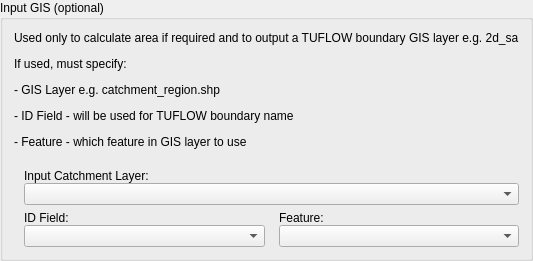
         <widget class="QgsCollapsibleGroupBox" name="mGroupBox">
          <property name="title">
           <string>Input GIS (optional)</string>
          </property>
          <layout class="QVBoxLayout" name="verticalLayout_6">
           <item>
            <widget class="QLabel" name="label">
             <property name="text">
              <string>&lt;html&gt;&lt;head/&gt;&lt;body&gt;&lt;p&gt;Used only to calculate area if required and to output a TUFLOW boundary GIS layer e.g. 2d_sa&lt;/p&gt;&lt;p&gt;If used, must specify:&lt;/p&gt;&lt;p&gt;- GIS Layer e.g. catchment_region.shp&lt;/p&gt;&lt;p&gt;- ID Field - will be used for TUFLOW boundary name&lt;/p&gt;&lt;p&gt;- Feature - which feature in GIS layer to use&lt;br/&gt;&lt;/p&gt;&lt;/body&gt;&lt;/html&gt;</string>
             </property>
            </widget>
           </item>
           <item>
            <layout class="QHBoxLayout" name="horizontalLayout_19">
             <property name="spacing">
              <number>0</number>
             </property>
             <item>
              <spacer name="horizontalSpacer_18">
               <property name="orientation">
                <enum>Qt::Horizontal</enum>
               </property>
               <property name="sizeType">
                <enum>QSizePolicy::Fixed</enum>
               </property>
               <property name="sizeHint" stdset="0">
                <size>
                 <width>10</width>
                 <height>20</height>
                </size>
               </property>
              </spacer>
             </item>
             <item>
              <layout class="QVBoxLayout" name="verticalLayout">
               <item>
                <widget class="QLabel" name="label_2">
                 <property name="text">
                  <string>Input Catchment Layer:</string>
                 </property>
                </widget>
               </item>
               <item>
                <widget class="QComboBox" name="cboInputGIS"/>
               </item>
              </layout>
             </item>
            </layout>
           </item>
           <item>
            <layout class="QHBoxLayout" name="horizontalLayout_2" stretch="0,0,0,0">
             <property name="spacing">
              <number>0</number>
             </property>
             <item>
              <spacer name="horizontalSpacer_19">
               <property name="orientation">
                <enum>Qt::Horizontal</enum>
               </property>
               <property name="sizeType">
                <enum>QSizePolicy::Fixed</enum>
               </property>
               <property name="sizeHint" stdset="0">
                <size>
                 <width>10</width>
                 <height>20</height>
                </size>
               </property>
              </spacer>
             </item>
             <item>
              <layout class="QVBoxLayout" name="verticalLayout_2">
               <item>
                <widget class="QLabel" name="label_3">
                 <property name="text">
                  <string>ID Field:</string>
                 </property>
                </widget>
               </item>
               <item>
                <widget class="QComboBox" name="cboFields"/>
               </item>
              </layout>
             </item>
             <item>
              <spacer name="horizontalSpacer_13">
               <property name="orientation">
                <enum>Qt::Horizontal</enum>
               </property>
               <property name="sizeType">
                <enum>QSizePolicy::Fixed</enum>
               </property>
               <property name="sizeHint" stdset="0">
                <size>
                 <width>14</width>
                 <height>20</height>
                </size>
               </property>
              </spacer>
             </item>
             <item>
              <layout class="QVBoxLayout" name="verticalLayout_19">
               <item>
                <widget class="QLabel" name="label_14">
                 <property name="text">
                  <string>Feature:</string>
                 </property>
                </widget>
               </item>
               <item>
                <widget class="QComboBox" name="cboFeatures"/>
               </item>
              </layout>
             </item>
            </layout>
           </item>
          </layout>
         </widget>
